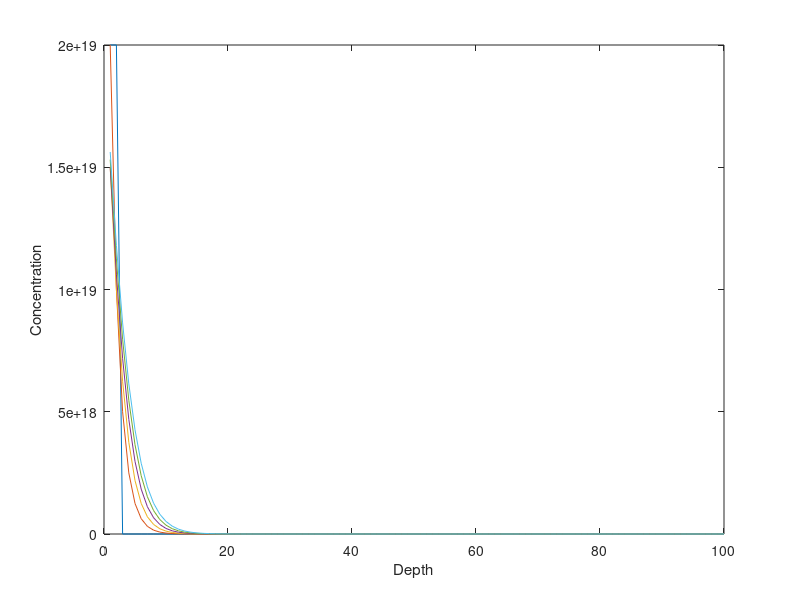

Reproduce this figure in MATLAB.
%% Task 2 and 3
C_vector = zeros(1,100);
C_vector(1:2) = 2e19;

plot(C_vector);
xlabel('Depth');
ylabel('Concentration');
hold on;

for j = 1:5
    C_vector(1) = 0.5*((2e19) + C_vector(2));
    for i = 2:length(C_vector)-1  % start at 2 because there is no value left of the first element
        C_vector(i) = 0.5*(C_vector(i-1) + C_vector(i+1));
    end
    plot(C_vector);
    pause(5)
end
